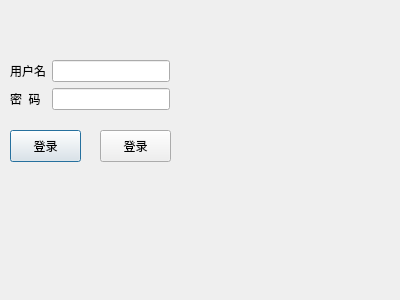
<?xml version="1.0" encoding="UTF-8"?>
<ui version="4.0">
 <class>LoginDialog</class>
 <widget class="QDialog" name="LoginDialog">
  <property name="geometry">
   <rect>
    <x>0</x>
    <y>0</y>
    <width>400</width>
    <height>300</height>
   </rect>
  </property>
  <property name="windowTitle">
   <string>Dialog</string>
  </property>
  <widget class="QPushButton" name="pushButton_login">
   <property name="geometry">
    <rect>
     <x>10</x>
     <y>130</y>
     <width>71</width>
     <height>32</height>
    </rect>
   </property>
   <property name="text">
    <string>登录</string>
   </property>
  </widget>
  <widget class="QWidget" name="formLayoutWidget">
   <property name="geometry">
    <rect>
     <x>10</x>
     <y>60</y>
     <width>160</width>
     <height>61</height>
    </rect>
   </property>
   <layout class="QFormLayout" name="formLayout">
    <item row="0" column="1">
     <widget class="QLineEdit" name="lineEdit_username"/>
    </item>
    <item row="0" column="0">
     <widget class="QLabel" name="label">
      <property name="text">
       <string>用户名</string>
      </property>
     </widget>
    </item>
    <item row="1" column="0">
     <widget class="QLabel" name="label_2">
      <property name="text">
       <string>密  码</string>
      </property>
     </widget>
    </item>
    <item row="1" column="1">
     <widget class="QLineEdit" name="lineEdit_2"/>
    </item>
   </layout>
  </widget>
  <widget class="QPushButton" name="pushButton_register">
   <property name="geometry">
    <rect>
     <x>100</x>
     <y>130</y>
     <width>71</width>
     <height>32</height>
    </rect>
   </property>
   <property name="text">
    <string>登录</string>
   </property>
  </widget>
 </widget>
 <resources/>
 <connections>
  <connection>
   <sender>pushButton_login</sender>
   <signal>clicked()</signal>
   <receiver>LoginDialog</receiver>
   <slot>accept()</slot>
   <hints>
    <hint type="sourcelabel">
     <x>86</x>
     <y>45</y>
    </hint>
    <hint type="destinationlabel">
     <x>199</x>
     <y>149</y>
    </hint>
   </hints>
  </connection>
 </connections>
</ui>
